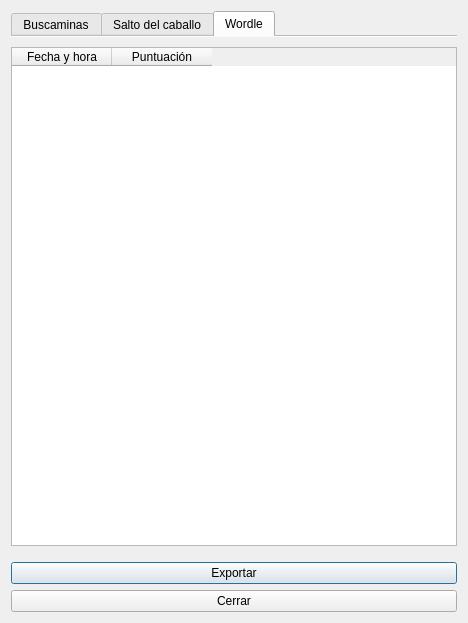
<?xml version="1.0" encoding="UTF-8"?>
<ui version="4.0">
 <class>Score</class>
 <widget class="QDialog" name="Score">
  <property name="geometry">
   <rect>
    <x>0</x>
    <y>0</y>
    <width>468</width>
    <height>623</height>
   </rect>
  </property>
  <property name="windowTitle">
   <string>Puntuación</string>
  </property>
  <layout class="QVBoxLayout" name="verticalLayout_2">
   <item>
    <layout class="QVBoxLayout" name="verticalLayout" stretch="0,0,0">
     <item>
      <widget class="QTabWidget" name="tabWidget">
       <property name="tabPosition">
        <enum>QTabWidget::TabPosition::North</enum>
       </property>
       <property name="tabShape">
        <enum>QTabWidget::TabShape::Rounded</enum>
       </property>
       <property name="currentIndex">
        <number>2</number>
       </property>
       <property name="documentMode">
        <bool>true</bool>
       </property>
       <widget class="QWidget" name="tab_1">
        <attribute name="title">
         <string>Buscaminas</string>
        </attribute>
        <layout class="QGridLayout" name="gridLayout">
         <property name="leftMargin">
          <number>0</number>
         </property>
         <property name="topMargin">
          <number>10</number>
         </property>
         <property name="rightMargin">
          <number>0</number>
         </property>
         <property name="bottomMargin">
          <number>10</number>
         </property>
         <item row="0" column="0">
          <widget class="QTableWidget" name="score_mines">
           <column>
            <property name="text">
             <string>Fecha y hora</string>
            </property>
           </column>
           <column>
            <property name="text">
             <string>Puntuación</string>
            </property>
           </column>
          </widget>
         </item>
        </layout>
       </widget>
       <widget class="QWidget" name="tab_3">
        <attribute name="title">
         <string>Salto del caballo</string>
        </attribute>
        <layout class="QGridLayout" name="gridLayout_3">
         <property name="leftMargin">
          <number>0</number>
         </property>
         <property name="topMargin">
          <number>10</number>
         </property>
         <property name="rightMargin">
          <number>0</number>
         </property>
         <property name="bottomMargin">
          <number>10</number>
         </property>
         <item row="0" column="0">
          <widget class="QTableWidget" name="score_horse">
           <column>
            <property name="text">
             <string>Fecha y hora</string>
            </property>
           </column>
           <column>
            <property name="text">
             <string>Puntuación</string>
            </property>
           </column>
          </widget>
         </item>
        </layout>
       </widget>
       <widget class="QWidget" name="tab_2">
        <attribute name="title">
         <string>Wordle</string>
        </attribute>
        <layout class="QGridLayout" name="gridLayout_2">
         <property name="leftMargin">
          <number>0</number>
         </property>
         <property name="topMargin">
          <number>10</number>
         </property>
         <property name="rightMargin">
          <number>0</number>
         </property>
         <property name="bottomMargin">
          <number>10</number>
         </property>
         <item row="0" column="0">
          <widget class="QTableWidget" name="score_wordle">
           <column>
            <property name="text">
             <string>Fecha y hora</string>
            </property>
           </column>
           <column>
            <property name="text">
             <string>Puntuación</string>
            </property>
           </column>
          </widget>
         </item>
        </layout>
       </widget>
      </widget>
     </item>
     <item>
      <widget class="QPushButton" name="btn_export">
       <property name="text">
        <string>Exportar</string>
       </property>
      </widget>
     </item>
     <item>
      <widget class="QPushButton" name="btn_close">
       <property name="text">
        <string>Cerrar</string>
       </property>
      </widget>
     </item>
    </layout>
   </item>
  </layout>
 </widget>
 <resources/>
 <connections>
  <connection>
   <sender>btn_close</sender>
   <signal>clicked()</signal>
   <receiver>Score</receiver>
   <slot>close()</slot>
   <hints>
    <hint type="sourcelabel">
     <x>235</x>
     <y>596</y>
    </hint>
    <hint type="destinationlabel">
     <x>233</x>
     <y>311</y>
    </hint>
   </hints>
  </connection>
 </connections>
</ui>
